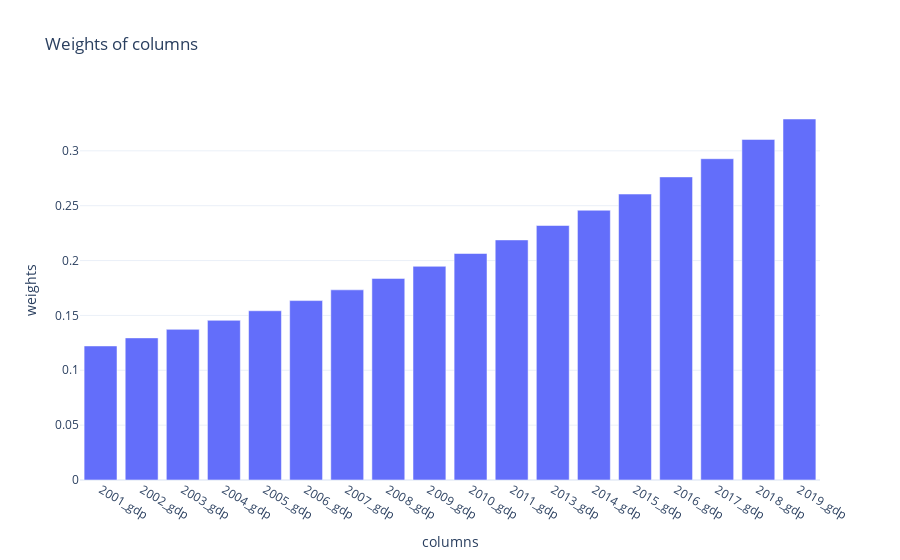

Source (notebook cell):
### Markdown cell above
#### Use case: similarity of outcome with a lag

You care about similarity of outcome variables, but your question now is: what other locations were 2 years ago in a similar place to me now, when it comes to the outcome variable and the features?

### Code cell
f  = FipsQuery(42001, "gdp", lag = 2, top =5, time_decay = 1.06)
f.find_euclidean_kins()

display(f.plot_weights())

### Figure 1 — Plotly figure (JSON) as saved in the notebook; plotly's stock layout.template omitted (floating-point values rounded to 4 significant figures)
{"data": [{"type": "bar", "x": ["2001_gdp", "2002_gdp", "2003_gdp", "2004_gdp", "2005_gdp", "2006_gdp", "2007_gdp", "2008_gdp", "2009_gdp", "2010_gdp", "2011_gdp", "2013_gdp", "2014_gdp", "2015_gdp", "2016_gdp", "2017_gdp", "2018_gdp", "2019_gdp", "2020_gdp", "2021_gdp"], "y": [0.1222, 0.1295, 0.1373, 0.1455, 0.1542, 0.1635, 0.1733, 0.1837, 0.1947, 0.2064, 0.2188, 0.2319, 0.2458, 0.2606, 0.2762, 0.2928, 0.3104, 0.329]}], "layout": {"title": {"text": "Weights of columns"}, "xaxis": {"title": {"text": "columns"}}, "yaxis": {"title": {"text": "weights"}}}}
